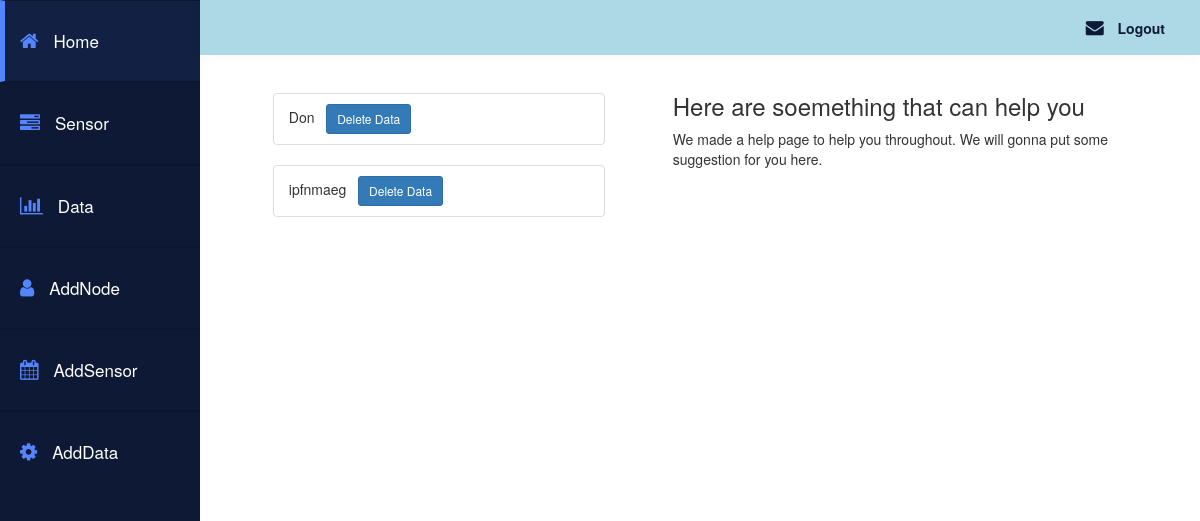
The page /chain/datas/ (signed in) on the database as committed earlier.
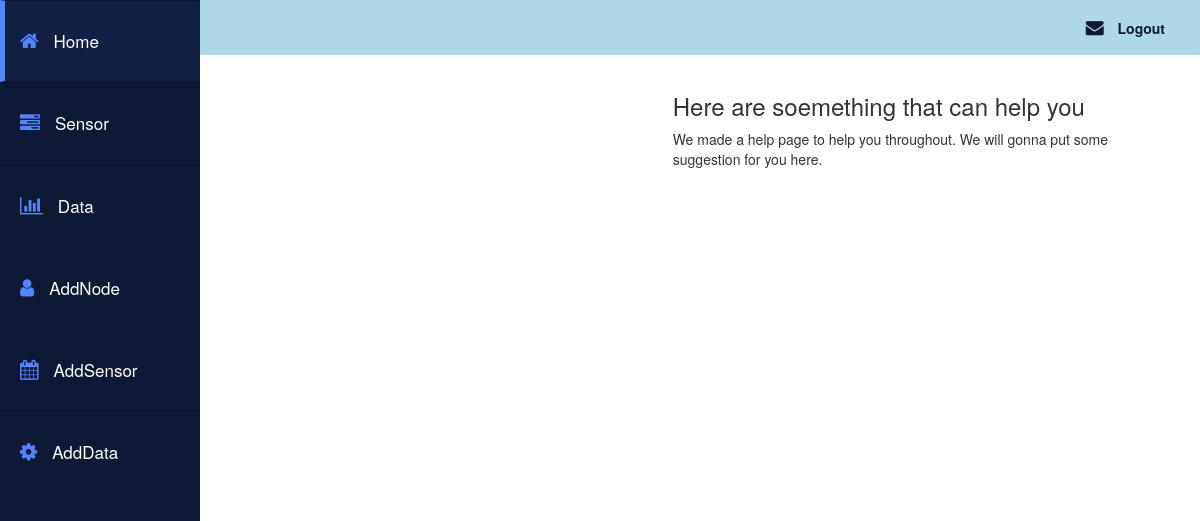
The same page on the database as committed later.
### chain/models.py (models this page shows, shortened)
class Data(models.Model):
    sensor_name = models.ForeignKey(Sensor,on_delete = models.CASCADE)
    data = models.CharField(max_length = 40)
    description = models.CharField(max_length = 400, blank=True)
    doc = models.DateTimeField(blank=True, default=datetime.datetime.now)

### chain/views.py (the view)
def datas(request):
        mynodes = Node.objects.filter(owner=request.user)
        return render(request, 'chain/datas.html' , { 'mynodes' : mynodes})

### chain/templates/chain/datas.html (shortened to what this page needs)
{% extends "chain/base.html" %}
{% block body %}
<div class="" id="Left_Side">
        {% if mynodes %}
              {% for nodes in mynodes %}
                    {% if nodes.sensor_set.all %}
                        {% for  sensor in nodes.sensor_set.all %}
                              {% for  data1 in sensor.data_set.all %}
                                <ul class="list-group">
                                  <li class="list-group-item">
                                    {{data1.data}}
                                    &nbsp       <a href ="{% url 'chain:DeleteData'  data1.id %}"  class="btn btn-primary btn-sm" role="button"> Delete Data </a>
                                  </li>
                                </ul>
                              {% endfor %}
                        {% endfor %}
                    {%endif%}
              {% endfor %}
        {% else %}
        <h3>
          You have not any node. <br> <br>
          <a href="{%url "chain:AddNode"%}">Click</a> Here to add a Node.
        </h3>
        {% endif %}
</div>
{% endblock %}
{% block body_right %}
<div class="" id="Right_Side">
  <h3> Here are soemething that can help you </h3>
    <p>
        We made a help page to help you throughout.
        We will gonna put some suggestion for you here.
    </p>
</div>
{% endblock body_right %}

Rows that differ between the two databases and show on the page:
removed Data: data "Don"
removed Data: data "ipfnmaeg"
